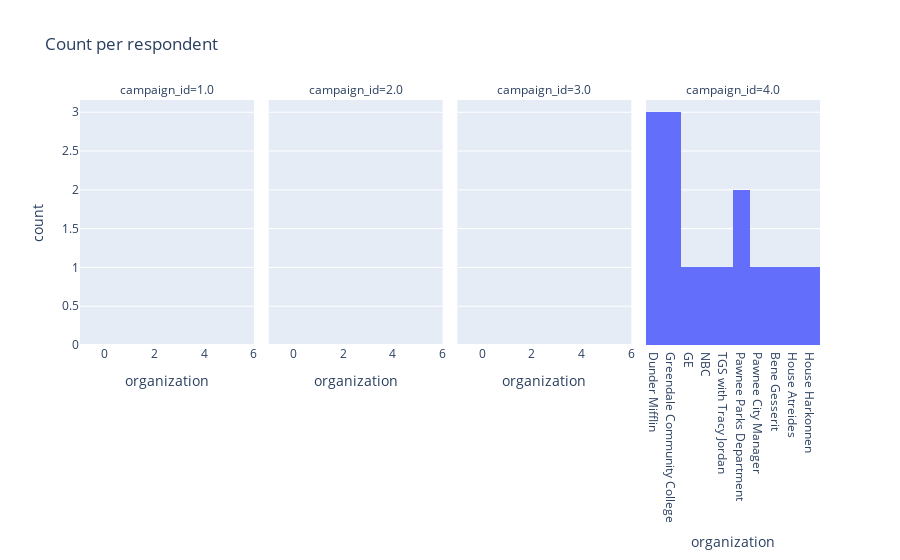

Notebook cell for this chart:
### Markdown cell above
## Histogram.

### Code cell
#Generating a histogram. Count of responses for each category
#function that counts of responses.
#Histogram should be count of responses per organization. 
#print(campaigns_table['organization'].value_counts())

data_hist =pd.DataFrame(campaigns_table[ campaigns_table['message_status']=='responded'])
#print(data_hist.head())
#data_grouped = data_hist.groupby('organization')
#print(data_grouped)
fig = px.histogram(data_hist, x='organization', facet_col='campaign_id', category_orders=dict(campaign_id=[1.0, 2.0, 3.0, 4.0]), title='Count per respondent') 
fig.show()

### Figure 1 — Plotly figure (JSON) as saved in the notebook; plotly's stock layout.template omitted (floating-point values rounded to 4 significant figures)
{"data": [{"alignmentgroup": "True", "bingroup": "x", "hovertemplate": "campaign_id=1.0<br>organization=%{x}<br>count=%{y}<extra></extra>", "legendgroup": "", "marker": {"color": "#636efa", "pattern": {"shape": ""}}, "name": "", "offsetgroup": "", "orientation": "v", "showlegend": false, "type": "histogram", "x": [null, null, null, null, null, null, null, null, null, null, null, null, null, null, null], "xaxis": "x", "yaxis": "y"}, {"alignmentgroup": "True", "bingroup": "x", "hovertemplate": "campaign_id=2.0<br>organization=%{x}<br>count=%{y}<extra></extra>", "legendgroup": "", "marker": {"color": "#636efa", "pattern": {"shape": ""}}, "name": "", "offsetgroup": "", "orientation": "v", "showlegend": false, "type": "histogram", "x": [null, null, null, null, null, null, null, null, null, null, null, null, null, null, null, null, null], "xaxis": "x2", "yaxis": "y2"}, {"alignmentgroup": "True", "bingroup": "x", "hovertemplate": "campaign_id=3.0<br>organization=%{x}<br>count=%{y}<extra></extra>", "legendgroup": "", "marker": {"color": "#636efa", "pattern": {"shape": ""}}, "name": "", "offsetgroup": "", "orientation": "v", "showlegend": false, "type": "histogram", "x": [null, null, null, null, null, null, null, null, null, null, null, null, null, null, null, null], "xaxis": "x3", "yaxis": "y3"}, {"alignmentgroup": "True", "bingroup": "x", "hovertemplate": "campaign_id=4.0<br>organization=%{x}<br>count=%{y}<extra></extra>", "legendgroup": "", "marker": {"color": "#636efa", "pattern": {"shape": ""}}, "name": "", "offsetgroup": "", "orientation": "v", "showlegend": false, "type": "histogram", "x": ["Dunder Mifflin", "Dunder Mifflin", "Dunder Mifflin", "Greendale Community College", "Greendale Community College", "Greendale Community College", "GE", "NBC", "TGS with Tracy Jordan", "Pawnee Parks Department", "Pawnee Parks Department", "Pawnee City Manager", "Bene Gesserit", "House Atreides", "House Harkonnen"], "xaxis": "x4", "yaxis": "y4"}], "layout": {"annotations": [{"font": {}, "showarrow": false, "text": "campaign_id=1.0", "x": 0.1175, "xanchor": "center", "xref": "paper", "y": 1, "yanchor": "bottom", "yref": "paper"}, {"font": {}, "showarrow": false, "text": "campaign_id=2.0", "x": 0.3725, "xanchor": "center", "xref": "paper", "y": 1, "yanchor": "bottom", "yref": "paper"}, {"font": {}, "showarrow": false, "text": "campaign_id=3.0", "x": 0.6275, "xanchor": "center", "xref": "paper", "y": 1, "yanchor": "bottom", "yref": "paper"}, {"font": {}, "showarrow": false, "text": "campaign_id=4.0", "x": 0.8825, "xanchor": "center", "xref": "paper", "y": 1, "yanchor": "bottom", "yref": "paper"}], "autosize": true, "barmode": "relative", "legend": {"tracegroupgap": 0}, "title": {"text": "Count per respondent"}, "xaxis": {"anchor": "y", "autorange": true, "domain": [0, 0.235], "range": [-1, 6], "title": {"text": "organization"}}, "xaxis2": {"anchor": "y2", "autorange": true, "domain": [0.255, 0.49], "matches": "x", "range": [-1, 6], "title": {"text": "organization"}}, "xaxis3": {"anchor": "y3", "autorange": true, "domain": [0.51, 0.745], "matches": "x", "range": [-1, 6], "title": {"text": "organization"}}, "xaxis4": {"anchor": "y4", "autorange": true, "domain": [0.765, 1.0], "matches": "x", "range": [-0.5, 9.5], "title": {"text": "organization"}, "type": "category"}, "yaxis": {"anchor": "x", "autorange": true, "domain": [0, 1], "range": [0, 3.158], "title": {"text": "count"}}, "yaxis2": {"anchor": "x2", "autorange": true, "domain": [0, 1], "matches": "y", "range": [0, 3.158], "showticklabels": false}, "yaxis3": {"anchor": "x3", "autorange": true, "domain": [0, 1], "matches": "y", "range": [0, 3.158], "showticklabels": false}, "yaxis4": {"anchor": "x4", "autorange": true, "domain": [0, 1], "matches": "y", "range": [0, 3.158], "showticklabels": false}}}
